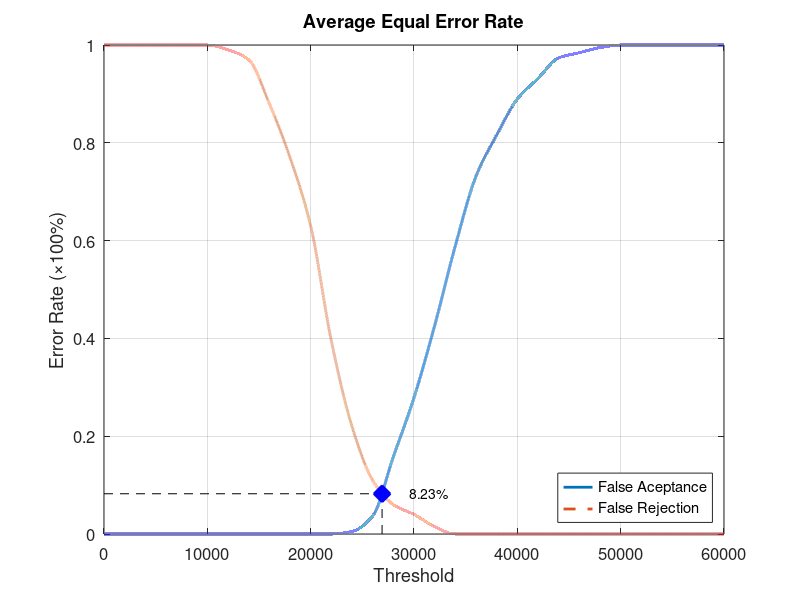
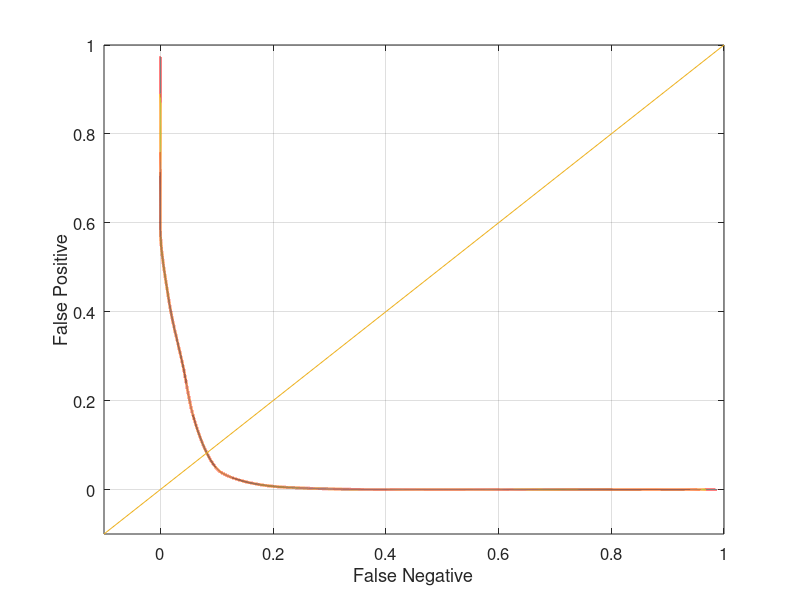

MATLAB code to generate these figures, in order:
function yEER = Database4_2
close all;
clear;
clc;
x = 0:2000:60000;
xq = 0:0.5:60000;

y0 = [0 0 0 0 0 0 0 0 0 0 0 0 0.00526316 0.0368421 0.157895 0.278947 0.426316 0.589474 0.731579 0.815789 0.889474 0.931579 0.973684 0.984211 0.994737 1 1 1 1 1 1];
yy0 = interp1(x, y0, xq, 'pchip');
y1 = [1 1 1 1 1 1 0.99 0.97 0.88 0.77 0.63 0.395 0.22 0.11 0.06 0.04 0.015 0 0 0 0 0 0 0 0 0 0 0 0 0 0];
yy1 = interp1(x, y1, xq, 'pchip');

% Calculating EER: 
y2 = abs(y0 - y1);
find(y2 == min(y2))
yy2 = abs(yy0 - yy1);
xEER = find(yy2 == min(yy2));
xEERIndex = xq(xEER) % X-axis EER
yEER = yy0(xEER) % Y-axis EER

main = figure
plot(xq, yy0,'-','LineWidth', 2);	hold on
plot(xq, yy1,'--','LineWidth', 2);	hold on
plot([xEERIndex xEERIndex], [0 yEER], 'k--');	hold on
plot([0 xEERIndex], [yEER yEER], 'k--');	hold on
plot(xEERIndex, yEER, 'bx', 'LineWidth', 10);	hold on
text(xEERIndex + 10 * xEERIndex / 100, yEER, [num2str(round((10000 * yEER)) / 100) '%'])
legend('False Aceptance', 'False Rejection', 'Location', 'SouthEast')
xlabel('Threshold')
ylabel('Error Rate (\times100%)')
title('Average Equal Error Rate')
set(gca, 'FontSize', 12)
axis([0 60000 0 1])
grid on

print(main, 'Database4_2Main', '-dpng');
FNRxFPR = figure('Color', [1 1 1]);
plot(yy1, yy0, '-', yy1, yy0, 'LineWidth', 2);
hold on
y = -0.1:0.1:1
plot(y, y); 
set(gca, 'FontSize', 12)
xlabel('False Negative')
ylabel('False Positive')
axis([-0.1 1 -0.1 1])
set(gca, 'FontSize', 12)
grid on

print(FNRxFPR, 'Database4_2FNRxFPR','-dpng');
end
